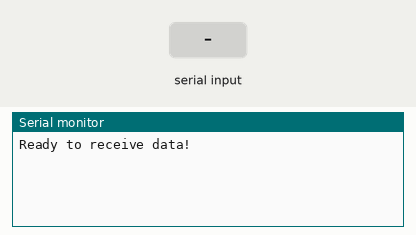
This sketch was run on a simulated Arduino Uno, built with avr-gcc and run on an emulated ATmega328P. Shown: the last lines printed to the serial monitor. The test bench sets the inputs (shaded band).

Above: at 1.2 s.
1.3 s: "1" received over the second serial link
At 2.5 s:
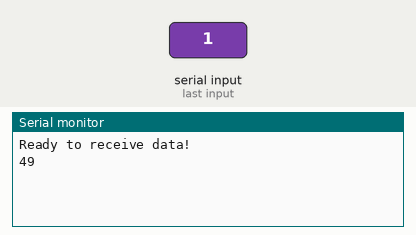
2.8 s: "0" received over the second serial link
At 3.6 s:
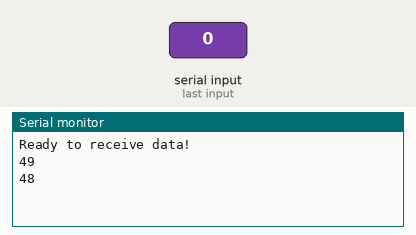
4.3 s: "2" received over the second serial link
At 4.8 s:
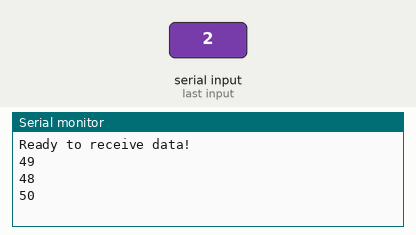

The sketch:

test_bluetooth.ino
```cpp
/*#define LED 13
  bool state = LOW;
  char received;

  void changeState()
  {
  state = !state;
  digitalWrite(LED, state);
  }

  void setup() {
  pinMode(LED, OUTPUT);
  Serial.begin(9600);
  }

  void loop() {
  received = Serial.read();
  if (received == 'a')
  {
    changeState();
    Serial.write("Received");
  };
  delay(500);
  }*/

//====================================================================

/*#include <SoftwareSerial.h>

  SoftwareSerial BTHC08Serial(10, 11); // RX | TX

  void setup() {
  Serial.begin(9600);
  BTHC08Serial.begin(9600);

  Serial.println("Enter AT commands:");
  }

  void loop() {
  // Keep reading from HC-08 and send to Arduino serial monitor
  if(BTHC08Serial.available())
    Serial.write(BTHC08Serial.read());

  // Keep reading from Arduino serial monitor and sen to HC-08
  if(Serial.available())
    BTHC08Serial.write(Serial.read());
  }*/

//====================================================================

#include <SoftwareSerial.h>

// char received;
byte received;

SoftwareSerial BTHC08Serial(10, 11); // RX | TX

void setup()
{
  Serial.begin(9600);
  BTHC08Serial.begin(9600);
  Serial.println("Ready to receive data!");
}

void loop()
{
  // Keep reading from HC-08 and send to Arduino serial monitor
  if (BTHC08Serial.available())
  {
    received = BTHC08Serial.read();
    Serial.println(received);
    switch (received)
    {
    case 0:
      Serial.println("forward");
      break;
    case 1:
      Serial.println("backward");
      break;
    case 2:
      Serial.println("left");
      break;
    case 3:
      Serial.println("right");
      break;
    }
  }
}

// void loop()
// {
//   // Keep reading from HC-08 and send to Arduino serial monitor
//   if (BTHC08Serial.available())
//   {
//     received = BTHC08Serial.read();
//     if (received == 'f')
//     {
//       Serial.println("forward");
//     }
//     else
//     {
//       if (received == 'b')
//       {
//         Serial.println("backward");
//       }
//       else
//       {
//         if (received == 'l')
//         {
//           Serial.println("left");
//         }
//         else
//         {
//           if (received == 'r')
//           {
//             Serial.println("right");
//           }
//           else
//           {
//             Serial.println("received something weird...");
//           }
//         }
//       }
//     }
//   }
// }
```

Measured:
- after the input at 1.3 s, the serial monitor: prints a new line at once (image 1)
- after the input at 2.8 s, the serial monitor: prints a new line at once (image 2)
- after the input at 4.3 s, the serial monitor: prints a new line at once (image 3)
